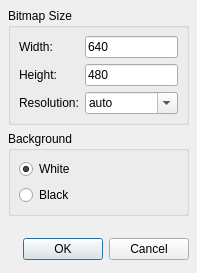
<ui version="4.0" >
 <author></author>
 <comment></comment>
 <exportmacro></exportmacro>
 <class>QG_DlgImageOptions</class>
 <widget class="QDialog" name="QG_DlgImageOptions" >
  <property name="geometry" >
   <rect>
    <x>0</x>
    <y>0</y>
    <width>197</width>
    <height>273</height>
   </rect>
  </property>
  <property name="windowTitle" >
   <string>Dialog</string>
  </property>
  <layout class="QVBoxLayout" >
   <property name="margin" >
    <number>8</number>
   </property>
   <property name="spacing" >
    <number>6</number>
   </property>
   <item>
    <widget class="QGroupBox" name="gbSize" >
     <property name="title" >
      <string>Bitmap Size</string>
     </property>
     <layout class="QGridLayout" >
      <property name="margin" >
       <number>8</number>
      </property>
      <property name="spacing" >
       <number>6</number>
      </property>
      <item row="2" column="1" >
       <widget class="QComboBox" name="cbResolution" >
        <property name="editable" >
         <bool>true</bool>
        </property>
        <item>
         <property name="text" >
          <string>auto</string>
         </property>
        </item>
        <item>
         <property name="text" >
          <string>1</string>
         </property>
        </item>
        <item>
         <property name="text" >
          <string>2</string>
         </property>
        </item>
        <item>
         <property name="text" >
          <string>3</string>
         </property>
        </item>
        <item>
         <property name="text" >
          <string>4</string>
         </property>
        </item>
        <item>
         <property name="text" >
          <string>5</string>
         </property>
        </item>
        <item>
         <property name="text" >
          <string>10</string>
         </property>
        </item>
        <item>
         <property name="text" >
          <string>15</string>
         </property>
        </item>
        <item>
         <property name="text" >
          <string>20</string>
         </property>
        </item>
        <item>
         <property name="text" >
          <string>25</string>
         </property>
        </item>
        <item>
         <property name="text" >
          <string>50</string>
         </property>
        </item>
        <item>
         <property name="text" >
          <string>75</string>
         </property>
        </item>
        <item>
         <property name="text" >
          <string>100</string>
         </property>
        </item>
        <item>
         <property name="text" >
          <string>150</string>
         </property>
        </item>
        <item>
         <property name="text" >
          <string>300</string>
         </property>
        </item>
        <item>
         <property name="text" >
          <string>600</string>
         </property>
        </item>
        <item>
         <property name="text" >
          <string>1200</string>
         </property>
        </item>
       </widget>
      </item>
      <item row="1" column="1" >
       <widget class="QLineEdit" name="leHeight" >
        <property name="text" >
         <string>480</string>
        </property>
       </widget>
      </item>
      <item row="1" column="0" >
       <widget class="QLabel" name="lHeight" >
        <property name="text" >
         <string>Height:</string>
        </property>
       </widget>
      </item>
      <item row="0" column="0" >
       <widget class="QLabel" name="lWidth" >
        <property name="text" >
         <string>Width:</string>
        </property>
       </widget>
      </item>
      <item row="2" column="0" >
       <widget class="QLabel" name="lResolution" >
        <property name="text" >
         <string>Resolution:</string>
        </property>
       </widget>
      </item>
      <item row="0" column="1" >
       <widget class="QLineEdit" name="leWidth" >
        <property name="text" >
         <string>640</string>
        </property>
       </widget>
      </item>
     </layout>
    </widget>
   </item>
   <item>
    <widget class="QGroupBox" name="gbBackground" >
     <property name="title" >
      <string>Background</string>
     </property>
     <layout class="QVBoxLayout" >
      <property name="margin" >
       <number>8</number>
      </property>
      <property name="spacing" >
       <number>6</number>
      </property>
      <item>
       <widget class="QRadioButton" name="rbWhite" >
        <property name="text" >
         <string>White</string>
        </property>
        <property name="checked" >
         <bool>true</bool>
        </property>
       </widget>
      </item>
      <item>
       <widget class="QRadioButton" name="rbBlack" >
        <property name="text" >
         <string>Black</string>
        </property>
       </widget>
      </item>
     </layout>
    </widget>
   </item>
   <item>
    <spacer>
     <property name="orientation" >
      <enum>Qt::Vertical</enum>
     </property>
     <property name="sizeHint" >
      <size>
       <width>20</width>
       <height>21</height>
      </size>
     </property>
    </spacer>
   </item>
   <item>
    <layout class="QHBoxLayout" >
     <property name="margin" >
      <number>0</number>
     </property>
     <property name="spacing" >
      <number>6</number>
     </property>
     <item>
      <spacer>
       <property name="orientation" >
        <enum>Qt::Horizontal</enum>
       </property>
       <property name="sizeHint" >
        <size>
         <width>131</width>
         <height>31</height>
        </size>
       </property>
      </spacer>
     </item>
     <item>
      <widget class="QPushButton" name="okButton" >
       <property name="text" >
        <string>OK</string>
       </property>
      </widget>
     </item>
     <item>
      <widget class="QPushButton" name="cancelButton" >
       <property name="text" >
        <string>Cancel</string>
       </property>
      </widget>
     </item>
    </layout>
   </item>
  </layout>
 </widget>
 <pixmapfunction></pixmapfunction>
 <tabstops>
  <tabstop>leWidth</tabstop>
  <tabstop>leHeight</tabstop>
  <tabstop>cbResolution</tabstop>
  <tabstop>rbWhite</tabstop>
  <tabstop>rbBlack</tabstop>
  <tabstop>okButton</tabstop>
  <tabstop>cancelButton</tabstop>
 </tabstops>
 <resources/>
 <connections>
  <connection>
   <sender>okButton</sender>
   <signal>clicked()</signal>
   <receiver>QG_DlgImageOptions</receiver>
   <slot>accept()</slot>
   <hints>
    <hint type="sourcelabel" >
     <x>278</x>
     <y>253</y>
    </hint>
    <hint type="destinationlabel" >
     <x>96</x>
     <y>254</y>
    </hint>
   </hints>
  </connection>
  <connection>
   <sender>cancelButton</sender>
   <signal>clicked()</signal>
   <receiver>QG_DlgImageOptions</receiver>
   <slot>reject()</slot>
   <hints>
    <hint type="sourcelabel" >
     <x>369</x>
     <y>253</y>
    </hint>
    <hint type="destinationlabel" >
     <x>179</x>
     <y>282</y>
    </hint>
   </hints>
  </connection>
 </connections>
</ui>
